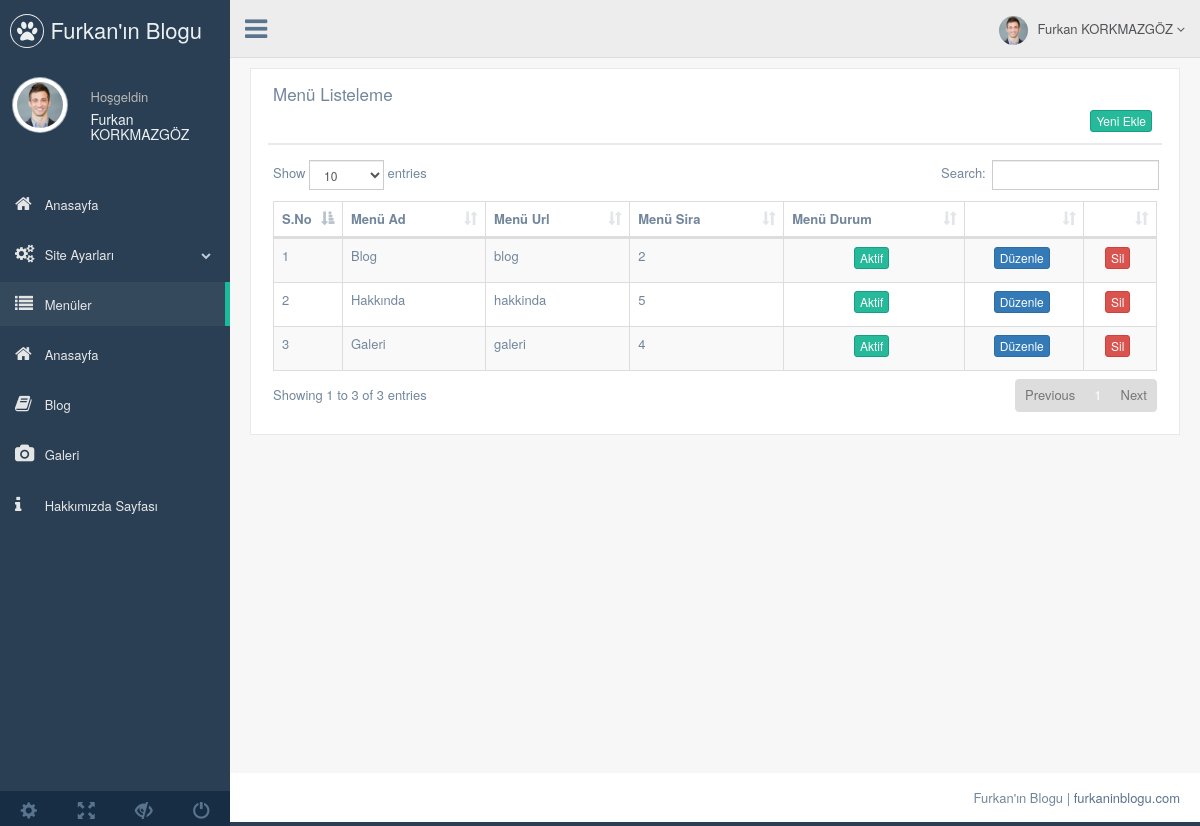
The app's page /nedmin/production/menu.php (signed in) with its own data.
### tables this page shows
CREATE TABLE `kullanici` (
  `kullanici_id` int(11) NOT NULL,
  `kullanici_zaman` datetime NOT NULL,
  `kullanici_resim` int(11) NOT NULL,
  `kullanici_adsoyad` varchar(50) NOT NULL,
  `kullanici_mail` varchar(50) NOT NULL,
  `kullanici_password` varchar(20) NOT NULL,
  `kullanici_yetki` varchar(50) NOT NULL,
  `kullanici_durum` int(1) NOT NULL DEFAULT '1'
);

CREATE TABLE `menu` (
  `menu_id` int(11) NOT NULL,
  `menu_ust` varchar(50) NOT NULL,
  `menu_ad` varchar(100) NOT NULL,
  `menu_detay` text NOT NULL,
  `menu_url` varchar(250) NOT NULL,
  `menu_sira` int(2) NOT NULL,
  `menu_durum` enum('0','1') NOT NULL DEFAULT '1',
  `menu_seourl` varchar(250) NOT NULL
);

### nedmin/production/menu.php (the view, shortened to what this page needs)
<?php
include 'header.php';
$menusor=$db->prepare("SELECT * FROM menu");
$menusor->execute();
?>
<div class="right_col" role="main">
  <div class="">
    <div class="row">
      <div class="col-md-12 col-sm-12 col-xs-12">
        <div class="x_panel">
          <div class="x_title">
            <h2>Menü Listeleme </h2>
            <div class="clearfix"></div>
            <div align="right">
              <a href="menu-ekle.php"><button class="btn btn-success btn-xs"> Yeni Ekle</button></a>
            </div>
          </div>
          <div class="x_content">
            <table id="datatable-responsive" class="table table-striped table-bordered dt-responsive nowrap" cellspacing="0" width="100%">
              <thead>
                <tr>
                  <th>S.No</th>
                  <th>Menü Ad</th>
                  <th>Menü Url</th>
                  <th>Menü Sira</th>
                  <th>Menü Durum</th>
                  <th></th>
                  <th></th>
                </tr>
              </thead>
              <tbody>
                <?php
                $say=0;
                while($menucek=$menusor->fetch(PDO::FETCH_ASSOC)) { $say++?>
                <tr>
                 <td width="20"><?php echo $say ?></td>
                 <td><?php echo $menucek['menu_ad'] ?></td>
                 <td><?php echo $menucek['menu_url'] ?></td>
                 <td><?php echo $menucek['menu_sira'] ?></td>
                 <td><center><?php
                  if ($menucek['menu_durum']==1) {?>
                  <button class="btn btn-success btn-xs">Aktif</button>
                <?php } else {?>
                <button class="btn btn-danger btn-xs">Pasif</button>
                <?php } ?>
              </center>
            </td>
            <td><center><a href="menu-duzenle.php?menu_id=<?php echo $menucek['menu_id']; ?>"><button class="btn btn-primary btn-xs">Düzenle</button></a></center></td>
            <td><center><a href="../netting/islem.php?menu_id=<?php echo $menucek['menu_id']; ?>&menusil=ok"><button class="btn btn-danger btn-xs">Sil</button></a></center></td>
          </tr>
          <?php  }
          ?>
        </tbody>
      </table>
    </div>
  </div>
</div>
</div>
</div>
</div>
<?php include 'footer.php'; ?>

### nedmin/production/header.php (shortened to what this page needs)
<?php
include '../netting/baglan.php';
$kullanicisor=$db->prepare("SELECT * FROM kullanici where kullanici_mail=:mail");
$kullanicisor->execute(array(
  'mail' => $_SESSION['kullanici_mail']
));
$kullanicicek=$kullanicisor->fetch(PDO::FETCH_ASSOC);
?>
<!DOCTYPE html>
<html lang="en">
<head>
  <link href="../vendors/bootstrap/dist/css/bootstrap.min.css" rel="stylesheet">
  <link href="../vendors/font-awesome/css/font-awesome.min.css" rel="stylesheet">
  <link href="../vendors/nprogress/nprogress.css" rel="stylesheet">
  <link href="../vendors/iCheck/skins/flat/green.css" rel="stylesheet">
  <link href="../vendors/datatables.net-bs/css/dataTables.bootstrap.min.css" rel="stylesheet">
  <link href="../vendors/datatables.net-buttons-bs/css/buttons.bootstrap.min.css" rel="stylesheet">
  <link href="../vendors/datatables.net-fixedheader-bs/css/fixedHeader.bootstrap.min.css" rel="stylesheet">
  <link href="../vendors/datatables.net-responsive-bs/css/responsive.bootstrap.min.css" rel="stylesheet">
  <link href="../vendors/datatables.net-scroller-bs/css/scroller.bootstrap.min.css" rel="stylesheet">
  <link href="../vendors/dropzone/dist/min/dropzone.min.css" rel="stylesheet">
  <link href="../build/css/custom.min.css" rel="stylesheet">
</head>
<body class="nav-md">
  <div class="container body">
    <div class="main_container">
      <div class="col-md-3 left_col">
        <div class="left_col scroll-view">
          <div class="navbar nav_title" style="border: 0;">
            <a href="index.php" class="site_title"><i class="fa fa-paw"></i> <span>Furkan'ın Blogu</span></a>
          </div>
          <div class="profile clearfix">
            <div class="profile_pic">
              <img src="images/img.jpg" alt="..." class="img-circle profile_img">
            </div>
            <div class="profile_info">
              <span>Hoşgeldin</span>
              <h2><?php echo $kullanicicek['kullanici_adsoyad'] ?></h2>
            </div>
          </div>
          <br />
          <div id="sidebar-menu" class="main_menu_side hidden-print main_menu">
            <div class="menu_section">
              <ul class="nav side-menu">
                <li><a href="index.php"><i class="fa fa-home"></i> Anasayfa </a></li>
                <li><a><i class="fa fa-cogs"></i> Site Ayarları <span class="fa fa-chevron-down"></span></a>
                </li>
                <li><a href="menu.php"><i class="fa fa-list"></i> Menüler </a></li>
                <li><a href="anasayfa.php"><i class="fa fa-home"></i> Anasayfa</a></li>
                <li><a href="blog.php"><i class="fa fa-book"></i> Blog</a></li>
                <li><a href="galeri.php"><i class="fa fa-camera"></i> Galeri</a></li>
                <li><a href="hakkimizda.php"><i class="fa fa-info"></i> Hakkımızda  Sayfası</a></li>
              </ul>
            </div>
          </div>
          <div class="sidebar-footer hidden-small">
            <a data-toggle="tooltip" data-placement="top" title="Settings">
              <span class="glyphicon glyphicon-cog" aria-hidden="true"></span>
            </a>
            <a data-toggle="tooltip" data-placement="top" title="FullScreen">
              <span class="glyphicon glyphicon-fullscreen" aria-hidden="true"></span>
            </a>
            <a data-toggle="tooltip" data-placement="top" title="Lock">
              <span class="glyphicon glyphicon-eye-close" aria-hidden="true"></span>
            </a>
            <a data-toggle="tooltip" data-placement="top" title="Logout">
              <span class="glyphicon glyphicon-off" aria-hidden="true"></span>
            </a>
          </div>
        </div>
      </div>
      <div class="top_nav">
        <div class="nav_menu">
          <nav>
            <div class="nav toggle">
              <a id="menu_toggle"><i class="fa fa-bars"></i></a>
            </div>
            <ul class="nav navbar-nav navbar-right">
              <li class="">
                <a href="javascript:;" class="user-profile dropdown-toggle" data-toggle="dropdown" aria-expanded="false">
                  <img src="images/img.jpg" alt=""><?php echo $kullanicicek['kullanici_adsoyad'] ?>
                  <span class=" fa fa-angle-down"></span>
                </a>
              </li>
            </ul>
          </nav>
        </div>
      </div>

### records on screen
kullanici: kullanici_adsoyad "Furkan KORKMAZGÖZ"
menu: menu_ad "Blog", menu_url "blog", menu_sira "2", menu_durum "Aktif"
menu: menu_ad "Hakkında", menu_url "hakkinda", menu_sira "5", menu_durum "Aktif"
menu: menu_ad "Galeri", menu_url "galeri", menu_sira "4", menu_durum "Aktif"
